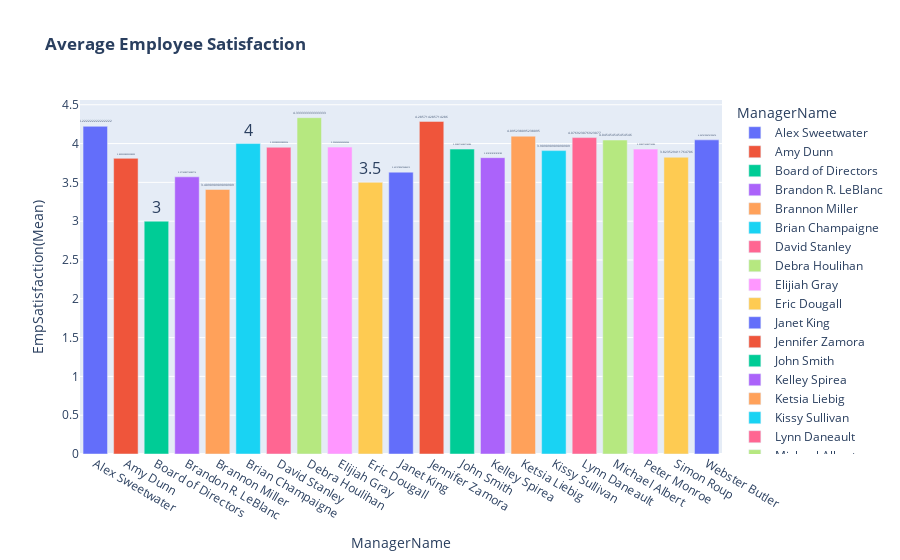
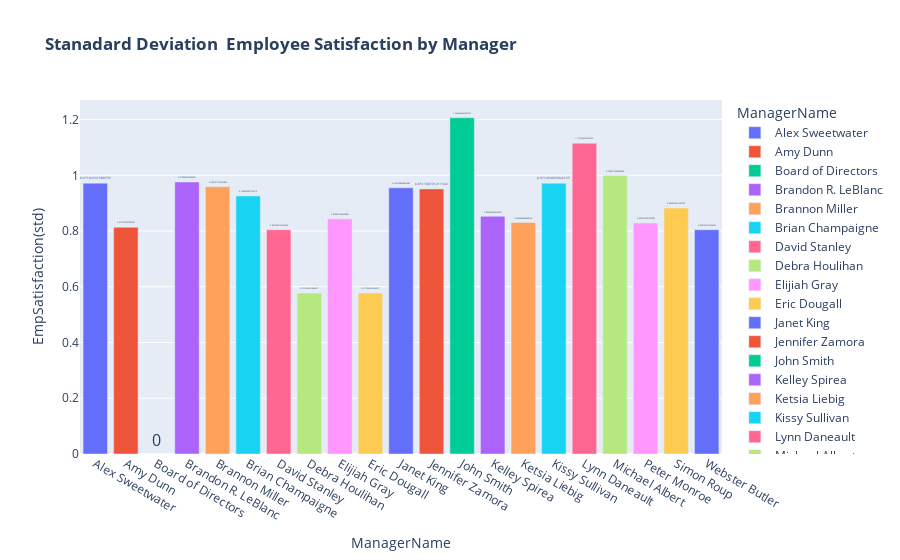

The notebook cell these images were saved under, in order:
### Code cell
avg_employee_satisfaction = df.groupby("ManagerName")["EmpSatisfaction"].mean().reset_index(name="EmpSatisfaction(Mean)") #Average
std_employee_satisfaction = df.groupby("ManagerName")["EmpSatisfaction"].std().reset_index(name="EmpSatisfaction(std)")  #Std


fig1 = px.bar(avg_employee_satisfaction , 
             x="ManagerName" ,
             y="EmpSatisfaction(Mean)" , 
             color="ManagerName" , 
             text="EmpSatisfaction(Mean)" , 
             title="<b>Average Employee Satisfaction<b>"
             )
# Update traces for better visualization
fig1.update_traces(
    textfont=dict(size=16),  # Increase font size of text
    textposition='outside'  # Position text outside the bars
)

fig1.show()
#Ploting Stanadard Deviation of Employee Satisfaction
fig2 = px.bar(std_employee_satisfaction , 
             x="ManagerName" ,
             y="EmpSatisfaction(std)" , 
             color="ManagerName" , 
             text="EmpSatisfaction(std)" , 
             title="<b>Stanadard Deviation  Employee Satisfaction by Manager<b>"
             )
# Update traces for better visualization
fig2.update_traces(
    textfont=dict(size=16),  # Increase font size of text
    textposition='outside'  # Position text outside the bars
)

fig2.show()

### Figure 1 — Plotly figure (JSON) as saved in the notebook; plotly's stock layout.template omitted (floating-point values rounded to 4 significant figures)
{"data": [{"alignmentgroup": "True", "hovertemplate": "ManagerName=%{x}<br>EmpSatisfaction(Mean)=%{text}<extra></extra>", "legendgroup": "Alex Sweetwater", "marker": {"color": "#636efa", "pattern": {"shape": ""}}, "name": "Alex Sweetwater", "offsetgroup": "Alex Sweetwater", "orientation": "v", "showlegend": true, "text": [4.222], "textfont": {"size": 16}, "textposition": "outside", "type": "bar", "x": ["Alex Sweetwater"], "xaxis": "x", "y": [4.222], "yaxis": "y"}, {"alignmentgroup": "True", "hovertemplate": "ManagerName=%{x}<br>EmpSatisfaction(Mean)=%{text}<extra></extra>", "legendgroup": "Amy Dunn", "marker": {"color": "#EF553B", "pattern": {"shape": ""}}, "name": "Amy Dunn", "offsetgroup": "Amy Dunn", "orientation": "v", "showlegend": true, "text": [3.81], "textfont": {"size": 16}, "textposition": "outside", "type": "bar", "x": ["Amy Dunn"], "xaxis": "x", "y": [3.81], "yaxis": "y"}, {"alignmentgroup": "True", "hovertemplate": "ManagerName=%{x}<br>EmpSatisfaction(Mean)=%{text}<extra></extra>", "legendgroup": "Board of Directors", "marker": {"color": "#00cc96", "pattern": {"shape": ""}}, "name": "Board of Directors", "offsetgroup": "Board of Directors", "orientation": "v", "showlegend": true, "text": [3], "textfont": {"size": 16}, "textposition": "outside", "type": "bar", "x": ["Board of Directors"], "xaxis": "x", "y": [3], "yaxis": "y"}, {"alignmentgroup": "True", "hovertemplate": "ManagerName=%{x}<br>EmpSatisfaction(Mean)=%{text}<extra></extra>", "legendgroup": "Brandon R. LeBlanc", "marker": {"color": "#ab63fa", "pattern": {"shape": ""}}, "name": "Brandon R. LeBlanc", "offsetgroup": "Brandon R. LeBlanc", "orientation": "v", "showlegend": true, "text": [3.571], "textfont": {"size": 16}, "textposition": "outside", "type": "bar", "x": ["Brandon R. LeBlanc"], "xaxis": "x", "y": [3.571], "yaxis": "y"}, {"alignmentgroup": "True", "hovertemplate": "ManagerName=%{x}<br>EmpSatisfaction(Mean)=%{text}<extra></extra>", "legendgroup": "Brannon Miller", "marker": {"color": "#FFA15A", "pattern": {"shape": ""}}, "name": "Brannon Miller", "offsetgroup": "Brannon Miller", "orientation": "v", "showlegend": true, "text": [3.409], "textfont": {"size": 16}, "textposition": "outside", "type": "bar", "x": ["Brannon Miller"], "xaxis": "x", "y": [3.409], "yaxis": "y"}, {"alignmentgroup": "True", "hovertemplate": "ManagerName=%{x}<br>EmpSatisfaction(Mean)=%{text}<extra></extra>", "legendgroup": "Brian Champaigne", "marker": {"color": "#19d3f3", "pattern": {"shape": ""}}, "name": "Brian Champaigne", "offsetgroup": "Brian Champaigne", "orientation": "v", "showlegend": true, "text": [4], "textfont": {"size": 16}, "textposition": "outside", "type": "bar", "x": ["Brian Champaigne"], "xaxis": "x", "y": [4], "yaxis": "y"}, {"alignmentgroup": "True", "hovertemplate": "ManagerName=%{x}<br>EmpSatisfaction(Mean)=%{text}<extra></extra>", "legendgroup": "David Stanley", "marker": {"color": "#FF6692", "pattern": {"shape": ""}}, "name": "David Stanley", "offsetgroup": "David Stanley", "orientation": "v", "showlegend": true, "text": [3.952], "textfont": {"size": 16}, "textposition": "outside", "type": "bar", "x": ["David Stanley"], "xaxis": "x", "y": [3.952], "yaxis": "y"}, {"alignmentgroup": "True", "hovertemplate": "ManagerName=%{x}<br>EmpSatisfaction(Mean)=%{text}<extra></extra>", "legendgroup": "Debra Houlihan", "marker": {"color": "#B6E880", "pattern": {"shape": ""}}, "name": "Debra Houlihan", "offsetgroup": "Debra Houlihan", "orientation": "v", "showlegend": true, "text": [4.333], "textfont": {"size": 16}, "textposition": "outside", "type": "bar", "x": ["Debra Houlihan"], "xaxis": "x", "y": [4.333], "yaxis": "y"}, {"alignmentgroup": "True", "hovertemplate": "ManagerName=%{x}<br>EmpSatisfaction(Mean)=%{text}<extra></extra>", "legendgroup": "Elijiah Gray", "marker": {"color": "#FF97FF", "pattern": {"shape": ""}}, "name": "Elijiah Gray", "offsetgroup": "Elijiah Gray", "orientation": "v", "showlegend": true, "text": [3.955], "textfont": {"size": 16}, "textposition": "outside", "type": "bar", "x": ["Elijiah Gray"], "xaxis": "x", "y": [3.955], "yaxis": "y"}, {"alignmentgroup": "True", "hovertemplate": "ManagerName=%{x}<br>EmpSatisfaction(Mean)=%{text}<extra></extra>", "legendgroup": "Eric Dougall", "marker": {"color": "#FECB52", "pattern": {"shape": ""}}, "name": "Eric Dougall", "offsetgroup": "Eric Dougall", "orientation": "v", "showlegend": true, "text": [3.5], "textfont": {"size": 16}, "textposition": "outside", "type": "bar", "x": ["Eric Dougall"], "xaxis": "x", "y": [3.5], "yaxis": "y"}, {"alignmentgroup": "True", "hovertemplate": "ManagerName=%{x}<br>EmpSatisfaction(Mean)=%{text}<extra></extra>", "legendgroup": "Janet King", "marker": {"color": "#636efa", "pattern": {"shape": ""}}, "name": "Janet King", "offsetgroup": "Janet King", "orientation": "v", "showlegend": true, "text": [3.632], "textfont": {"size": 16}, "textposition": "outside", "type": "bar", "x": ["Janet King"], "xaxis": "x", "y": [3.632], "yaxis": "y"}, {"alignmentgroup": "True", "hovertemplate": "ManagerName=%{x}<br>EmpSatisfaction(Mean)=%{text}<extra></extra>", "legendgroup": "Jennifer Zamora", "marker": {"color": "#EF553B", "pattern": {"shape": ""}}, "name": "Jennifer Zamora", "offsetgroup": "Jennifer Zamora", "orientation": "v", "showlegend": true, "text": [4.286], "textfont": {"size": 16}, "textposition": "outside", "type": "bar", "x": ["Jennifer Zamora"], "xaxis": "x", "y": [4.286], "yaxis": "y"}, {"alignmentgroup": "True", "hovertemplate": "ManagerName=%{x}<br>EmpSatisfaction(Mean)=%{text}<extra></extra>", "legendgroup": "John Smith", "marker": {"color": "#00cc96", "pattern": {"shape": ""}}, "name": "John Smith", "offsetgroup": "John Smith", "orientation": "v", "showlegend": true, "text": [3.929], "textfont": {"size": 16}, "textposition": "outside", "type": "bar", "x": ["John Smith"], "xaxis": "x", "y": [3.929], "yaxis": "y"}, {"alignmentgroup": "True", "hovertemplate": "ManagerName=%{x}<br>EmpSatisfaction(Mean)=%{text}<extra></extra>", "legendgroup": "Kelley Spirea", "marker": {"color": "#ab63fa", "pattern": {"shape": ""}}, "name": "Kelley Spirea", "offsetgroup": "Kelley Spirea", "orientation": "v", "showlegend": true, "text": [3.818], "textfont": {"size": 16}, "textposition": "outside", "type": "bar", "x": ["Kelley Spirea"], "xaxis": "x", "y": [3.818], "yaxis": "y"}, {"alignmentgroup": "True", "hovertemplate": "ManagerName=%{x}<br>EmpSatisfaction(Mean)=%{text}<extra></extra>", "legendgroup": "Ketsia Liebig", "marker": {"color": "#FFA15A", "pattern": {"shape": ""}}, "name": "Ketsia Liebig", "offsetgroup": "Ketsia Liebig", "orientation": "v", "showlegend": true, "text": [4.095], "textfont": {"size": 16}, "textposition": "outside", "type": "bar", "x": ["Ketsia Liebig"], "xaxis": "x", "y": [4.095], "yaxis": "y"}, {"alignmentgroup": "True", "hovertemplate": "ManagerName=%{x}<br>EmpSatisfaction(Mean)=%{text}<extra></extra>", "legendgroup": "Kissy Sullivan", "marker": {"color": "#19d3f3", "pattern": {"shape": ""}}, "name": "Kissy Sullivan", "offsetgroup": "Kissy Sullivan", "orientation": "v", "showlegend": true, "text": [3.909], "textfont": {"size": 16}, "textposition": "outside", "type": "bar", "x": ["Kissy Sullivan"], "xaxis": "x", "y": [3.909], "yaxis": "y"}, {"alignmentgroup": "True", "hovertemplate": "ManagerName=%{x}<br>EmpSatisfaction(Mean)=%{text}<extra></extra>", "legendgroup": "Lynn Daneault", "marker": {"color": "#FF6692", "pattern": {"shape": ""}}, "name": "Lynn Daneault", "offsetgroup": "Lynn Daneault", "orientation": "v", "showlegend": true, "text": [4.077], "textfont": {"size": 16}, "textposition": "outside", "type": "bar", "x": ["Lynn Daneault"], "xaxis": "x", "y": [4.077], "yaxis": "y"}, {"alignmentgroup": "True", "hovertemplate": "ManagerName=%{x}<br>EmpSatisfaction(Mean)=%{text}<extra></extra>", "legendgroup": "Michael Albert", "marker": {"color": "#B6E880", "pattern": {"shape": ""}}, "name": "Michael Albert", "offsetgroup": "Michael Albert", "orientation": "v", "showlegend": true, "text": [4.045], "textfont": {"size": 16}, "textposition": "outside", "type": "bar", "x": ["Michael Albert"], "xaxis": "x", "y": [4.045], "yaxis": "y"}, {"alignmentgroup": "True", "hovertemplate": "ManagerName=%{x}<br>EmpSatisfaction(Mean)=%{text}<extra></extra>", "legendgroup": "Peter Monroe", "marker": {"color": "#FF97FF", "pattern": {"shape": ""}}, "name": "Peter Monroe", "offsetgroup": "Peter Monroe", "orientation": "v", "showlegend": true, "text": [3.929], "textfont": {"size": 16}, "textposition": "outside", "type": "bar", "x": ["Peter Monroe"], "xaxis": "x", "y": [3.929], "yaxis": "y"}, {"alignmentgroup": "True", "hovertemplate": "ManagerName=%{x}<br>EmpSatisfaction(Mean)=%{text}<extra></extra>", "legendgroup": "Simon Roup", "marker": {"color": "#FECB52", "pattern": {"shape": ""}}, "name": "Simon Roup", "offsetgroup": "Simon Roup", "orientation": "v", "showlegend": true, "text": [3.824], "textfont": {"size": 16}, "textposition": "outside", "type": "bar", "x": ["Simon Roup"], "xaxis": "x", "y": [3.824], "yaxis": "y"}, {"alignmentgroup": "True", "hovertemplate": "ManagerName=%{x}<br>EmpSatisfaction(Mean)=%{text}<extra></extra>", "legendgroup": "Webster Butler", "marker": {"color": "#636efa", "pattern": {"shape": ""}}, "name": "Webster Butler", "offsetgroup": "Webster Butler", "orientation": "v", "showlegend": true, "text": [4.048], "textfont": {"size": 16}, "textposition": "outside", "type": "bar", "x": ["Webster Butler"], "xaxis": "x", "y": [4.048], "yaxis": "y"}], "layout": {"barmode": "relative", "legend": {"title": {"text": "ManagerName"}, "tracegroupgap": 0}, "title": {"text": "<b>Average Employee Satisfaction<b>"}, "xaxis": {"anchor": "y", "categoryarray": ["Alex Sweetwater", "Amy Dunn", "Board of Directors", "Brandon R. LeBlanc", "Brannon Miller", "Brian Champaigne", "David Stanley", "Debra Houlihan", "Elijiah Gray", "Eric Dougall", "Janet King", "Jennifer Zamora", "John Smith", "Kelley Spirea", "Ketsia Liebig", "Kissy Sullivan", "Lynn Daneault", "Michael Albert", "Peter Monroe", "Simon Roup", "Webster Butler"], "categoryorder": "array", "domain": [0, 1], "title": {"text": "ManagerName"}}, "yaxis": {"anchor": "x", "domain": [0, 1], "title": {"text": "EmpSatisfaction(Mean)"}}}}

### Figure 2 — Plotly figure (JSON) as saved in the notebook; plotly's stock layout.template omitted (floating-point values rounded to 4 significant figures)
{"data": [{"alignmentgroup": "True", "hovertemplate": "ManagerName=%{x}<br>EmpSatisfaction(std)=%{text}<extra></extra>", "legendgroup": "Alex Sweetwater", "marker": {"color": "#636efa", "pattern": {"shape": ""}}, "name": "Alex Sweetwater", "offsetgroup": "Alex Sweetwater", "orientation": "v", "showlegend": true, "text": [0.9718], "textfont": {"size": 16}, "textposition": "outside", "type": "bar", "x": ["Alex Sweetwater"], "xaxis": "x", "y": [0.9718], "yaxis": "y"}, {"alignmentgroup": "True", "hovertemplate": "ManagerName=%{x}<br>EmpSatisfaction(std)=%{text}<extra></extra>", "legendgroup": "Amy Dunn", "marker": {"color": "#EF553B", "pattern": {"shape": ""}}, "name": "Amy Dunn", "offsetgroup": "Amy Dunn", "orientation": "v", "showlegend": true, "text": [0.8136], "textfont": {"size": 16}, "textposition": "outside", "type": "bar", "x": ["Amy Dunn"], "xaxis": "x", "y": [0.8136], "yaxis": "y"}, {"alignmentgroup": "True", "hovertemplate": "ManagerName=%{x}<br>EmpSatisfaction(std)=%{text}<extra></extra>", "legendgroup": "Board of Directors", "marker": {"color": "#00cc96", "pattern": {"shape": ""}}, "name": "Board of Directors", "offsetgroup": "Board of Directors", "orientation": "v", "showlegend": true, "text": [0], "textfont": {"size": 16}, "textposition": "outside", "type": "bar", "x": ["Board of Directors"], "xaxis": "x", "y": [0], "yaxis": "y"}, {"alignmentgroup": "True", "hovertemplate": "ManagerName=%{x}<br>EmpSatisfaction(std)=%{text}<extra></extra>", "legendgroup": "Brandon R. LeBlanc", "marker": {"color": "#ab63fa", "pattern": {"shape": ""}}, "name": "Brandon R. LeBlanc", "offsetgroup": "Brandon R. LeBlanc", "orientation": "v", "showlegend": true, "text": [0.9759], "textfont": {"size": 16}, "textposition": "outside", "type": "bar", "x": ["Brandon R. LeBlanc"], "xaxis": "x", "y": [0.9759], "yaxis": "y"}, {"alignmentgroup": "True", "hovertemplate": "ManagerName=%{x}<br>EmpSatisfaction(std)=%{text}<extra></extra>", "legendgroup": "Brannon Miller", "marker": {"color": "#FFA15A", "pattern": {"shape": ""}}, "name": "Brannon Miller", "offsetgroup": "Brannon Miller", "orientation": "v", "showlegend": true, "text": [0.9591], "textfont": {"size": 16}, "textposition": "outside", "type": "bar", "x": ["Brannon Miller"], "xaxis": "x", "y": [0.9591], "yaxis": "y"}, {"alignmentgroup": "True", "hovertemplate": "ManagerName=%{x}<br>EmpSatisfaction(std)=%{text}<extra></extra>", "legendgroup": "Brian Champaigne", "marker": {"color": "#19d3f3", "pattern": {"shape": ""}}, "name": "Brian Champaigne", "offsetgroup": "Brian Champaigne", "orientation": "v", "showlegend": true, "text": [0.9258], "textfont": {"size": 16}, "textposition": "outside", "type": "bar", "x": ["Brian Champaigne"], "xaxis": "x", "y": [0.9258], "yaxis": "y"}, {"alignmentgroup": "True", "hovertemplate": "ManagerName=%{x}<br>EmpSatisfaction(std)=%{text}<extra></extra>", "legendgroup": "David Stanley", "marker": {"color": "#FF6692", "pattern": {"shape": ""}}, "name": "David Stanley", "offsetgroup": "David Stanley", "orientation": "v", "showlegend": true, "text": [0.8047], "textfont": {"size": 16}, "textposition": "outside", "type": "bar", "x": ["David Stanley"], "xaxis": "x", "y": [0.8047], "yaxis": "y"}, {"alignmentgroup": "True", "hovertemplate": "ManagerName=%{x}<br>EmpSatisfaction(std)=%{text}<extra></extra>", "legendgroup": "Debra Houlihan", "marker": {"color": "#B6E880", "pattern": {"shape": ""}}, "name": "Debra Houlihan", "offsetgroup": "Debra Houlihan", "orientation": "v", "showlegend": true, "text": [0.5774], "textfont": {"size": 16}, "textposition": "outside", "type": "bar", "x": ["Debra Houlihan"], "xaxis": "x", "y": [0.5774], "yaxis": "y"}, {"alignmentgroup": "True", "hovertemplate": "ManagerName=%{x}<br>EmpSatisfaction(std)=%{text}<extra></extra>", "legendgroup": "Elijiah Gray", "marker": {"color": "#FF97FF", "pattern": {"shape": ""}}, "name": "Elijiah Gray", "offsetgroup": "Elijiah Gray", "orientation": "v", "showlegend": true, "text": [0.8439], "textfont": {"size": 16}, "textposition": "outside", "type": "bar", "x": ["Elijiah Gray"], "xaxis": "x", "y": [0.8439], "yaxis": "y"}, {"alignmentgroup": "True", "hovertemplate": "ManagerName=%{x}<br>EmpSatisfaction(std)=%{text}<extra></extra>", "legendgroup": "Eric Dougall", "marker": {"color": "#FECB52", "pattern": {"shape": ""}}, "name": "Eric Dougall", "offsetgroup": "Eric Dougall", "orientation": "v", "showlegend": true, "text": [0.5774], "textfont": {"size": 16}, "textposition": "outside", "type": "bar", "x": ["Eric Dougall"], "xaxis": "x", "y": [0.5774], "yaxis": "y"}, {"alignmentgroup": "True", "hovertemplate": "ManagerName=%{x}<br>EmpSatisfaction(std)=%{text}<extra></extra>", "legendgroup": "Janet King", "marker": {"color": "#636efa", "pattern": {"shape": ""}}, "name": "Janet King", "offsetgroup": "Janet King", "orientation": "v", "showlegend": true, "text": [0.9551], "textfont": {"size": 16}, "textposition": "outside", "type": "bar", "x": ["Janet King"], "xaxis": "x", "y": [0.9551], "yaxis": "y"}, {"alignmentgroup": "True", "hovertemplate": "ManagerName=%{x}<br>EmpSatisfaction(std)=%{text}<extra></extra>", "legendgroup": "Jennifer Zamora", "marker": {"color": "#EF553B", "pattern": {"shape": ""}}, "name": "Jennifer Zamora", "offsetgroup": "Jennifer Zamora", "orientation": "v", "showlegend": true, "text": [0.9512], "textfont": {"size": 16}, "textposition": "outside", "type": "bar", "x": ["Jennifer Zamora"], "xaxis": "x", "y": [0.9512], "yaxis": "y"}, {"alignmentgroup": "True", "hovertemplate": "ManagerName=%{x}<br>EmpSatisfaction(std)=%{text}<extra></extra>", "legendgroup": "John Smith", "marker": {"color": "#00cc96", "pattern": {"shape": ""}}, "name": "John Smith", "offsetgroup": "John Smith", "orientation": "v", "showlegend": true, "text": [1.207], "textfont": {"size": 16}, "textposition": "outside", "type": "bar", "x": ["John Smith"], "xaxis": "x", "y": [1.207], "yaxis": "y"}, {"alignmentgroup": "True", "hovertemplate": "ManagerName=%{x}<br>EmpSatisfaction(std)=%{text}<extra></extra>", "legendgroup": "Kelley Spirea", "marker": {"color": "#ab63fa", "pattern": {"shape": ""}}, "name": "Kelley Spirea", "offsetgroup": "Kelley Spirea", "orientation": "v", "showlegend": true, "text": [0.8528], "textfont": {"size": 16}, "textposition": "outside", "type": "bar", "x": ["Kelley Spirea"], "xaxis": "x", "y": [0.8528], "yaxis": "y"}, {"alignmentgroup": "True", "hovertemplate": "ManagerName=%{x}<br>EmpSatisfaction(std)=%{text}<extra></extra>", "legendgroup": "Ketsia Liebig", "marker": {"color": "#FFA15A", "pattern": {"shape": ""}}, "name": "Ketsia Liebig", "offsetgroup": "Ketsia Liebig", "orientation": "v", "showlegend": true, "text": [0.8309], "textfont": {"size": 16}, "textposition": "outside", "type": "bar", "x": ["Ketsia Liebig"], "xaxis": "x", "y": [0.8309], "yaxis": "y"}, {"alignmentgroup": "True", "hovertemplate": "ManagerName=%{x}<br>EmpSatisfaction(std)=%{text}<extra></extra>", "legendgroup": "Kissy Sullivan", "marker": {"color": "#19d3f3", "pattern": {"shape": ""}}, "name": "Kissy Sullivan", "offsetgroup": "Kissy Sullivan", "orientation": "v", "showlegend": true, "text": [0.9715], "textfont": {"size": 16}, "textposition": "outside", "type": "bar", "x": ["Kissy Sullivan"], "xaxis": "x", "y": [0.9715], "yaxis": "y"}, {"alignmentgroup": "True", "hovertemplate": "ManagerName=%{x}<br>EmpSatisfaction(std)=%{text}<extra></extra>", "legendgroup": "Lynn Daneault", "marker": {"color": "#FF6692", "pattern": {"shape": ""}}, "name": "Lynn Daneault", "offsetgroup": "Lynn Daneault", "orientation": "v", "showlegend": true, "text": [1.115], "textfont": {"size": 16}, "textposition": "outside", "type": "bar", "x": ["Lynn Daneault"], "xaxis": "x", "y": [1.115], "yaxis": "y"}, {"alignmentgroup": "True", "hovertemplate": "ManagerName=%{x}<br>EmpSatisfaction(std)=%{text}<extra></extra>", "legendgroup": "Michael Albert", "marker": {"color": "#B6E880", "pattern": {"shape": ""}}, "name": "Michael Albert", "offsetgroup": "Michael Albert", "orientation": "v", "showlegend": true, "text": [0.9989], "textfont": {"size": 16}, "textposition": "outside", "type": "bar", "x": ["Michael Albert"], "xaxis": "x", "y": [0.9989], "yaxis": "y"}, {"alignmentgroup": "True", "hovertemplate": "ManagerName=%{x}<br>EmpSatisfaction(std)=%{text}<extra></extra>", "legendgroup": "Peter Monroe", "marker": {"color": "#FF97FF", "pattern": {"shape": ""}}, "name": "Peter Monroe", "offsetgroup": "Peter Monroe", "orientation": "v", "showlegend": true, "text": [0.8287], "textfont": {"size": 16}, "textposition": "outside", "type": "bar", "x": ["Peter Monroe"], "xaxis": "x", "y": [0.8287], "yaxis": "y"}, {"alignmentgroup": "True", "hovertemplate": "ManagerName=%{x}<br>EmpSatisfaction(std)=%{text}<extra></extra>", "legendgroup": "Simon Roup", "marker": {"color": "#FECB52", "pattern": {"shape": ""}}, "name": "Simon Roup", "offsetgroup": "Simon Roup", "orientation": "v", "showlegend": true, "text": [0.8828], "textfont": {"size": 16}, "textposition": "outside", "type": "bar", "x": ["Simon Roup"], "xaxis": "x", "y": [0.8828], "yaxis": "y"}, {"alignmentgroup": "True", "hovertemplate": "ManagerName=%{x}<br>EmpSatisfaction(std)=%{text}<extra></extra>", "legendgroup": "Webster Butler", "marker": {"color": "#636efa", "pattern": {"shape": ""}}, "name": "Webster Butler", "offsetgroup": "Webster Butler", "orientation": "v", "showlegend": true, "text": [0.8047], "textfont": {"size": 16}, "textposition": "outside", "type": "bar", "x": ["Webster Butler"], "xaxis": "x", "y": [0.8047], "yaxis": "y"}], "layout": {"barmode": "relative", "legend": {"title": {"text": "ManagerName"}, "tracegroupgap": 0}, "title": {"text": "<b>Stanadard Deviation  Employee Satisfaction by Manager<b>"}, "xaxis": {"anchor": "y", "categoryarray": ["Alex Sweetwater", "Amy Dunn", "Board of Directors", "Brandon R. LeBlanc", "Brannon Miller", "Brian Champaigne", "David Stanley", "Debra Houlihan", "Elijiah Gray", "Eric Dougall", "Janet King", "Jennifer Zamora", "John Smith", "Kelley Spirea", "Ketsia Liebig", "Kissy Sullivan", "Lynn Daneault", "Michael Albert", "Peter Monroe", "Simon Roup", "Webster Butler"], "categoryorder": "array", "domain": [0, 1], "title": {"text": "ManagerName"}}, "yaxis": {"anchor": "x", "domain": [0, 1], "title": {"text": "EmpSatisfaction(std)"}}}}
